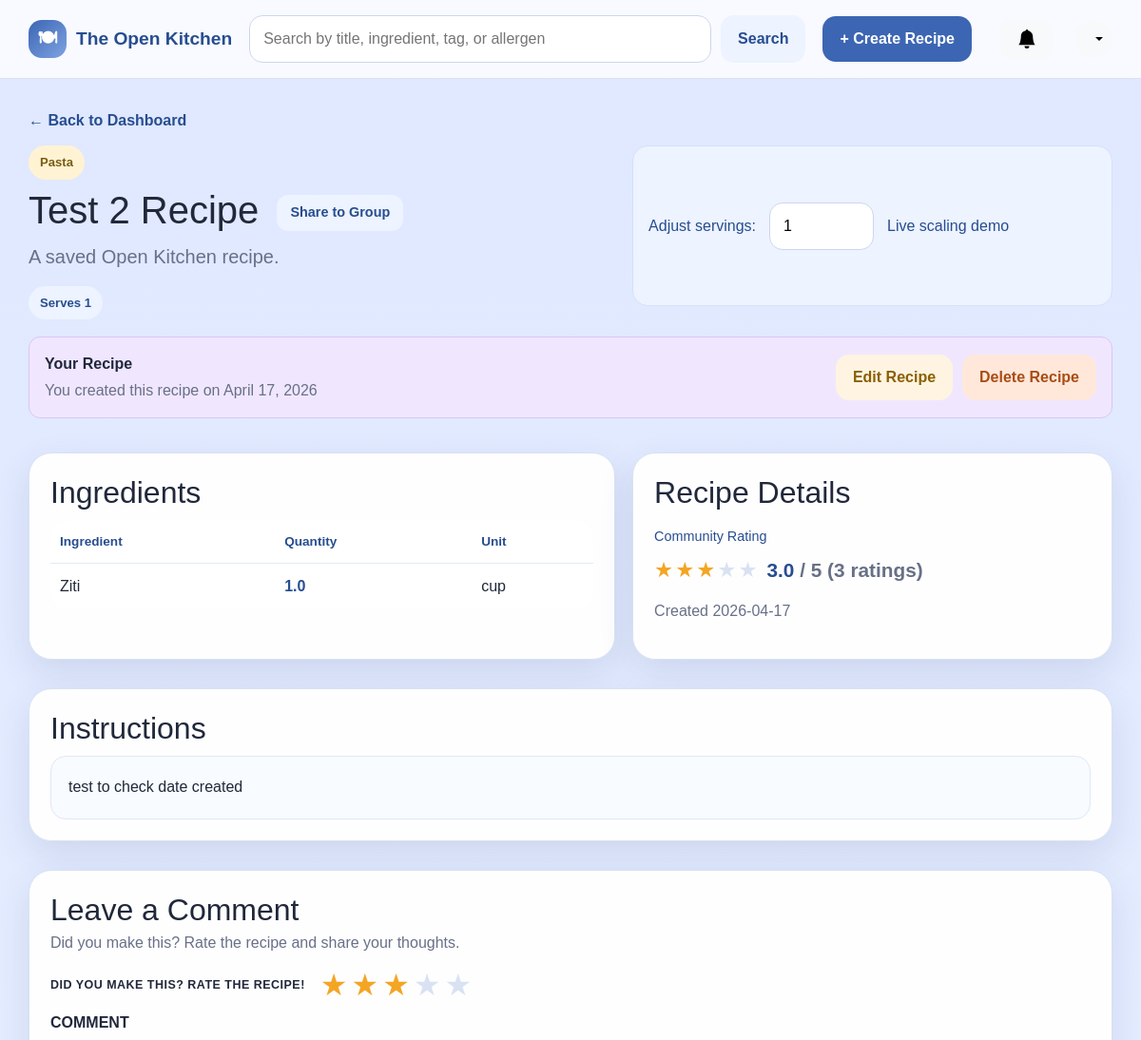
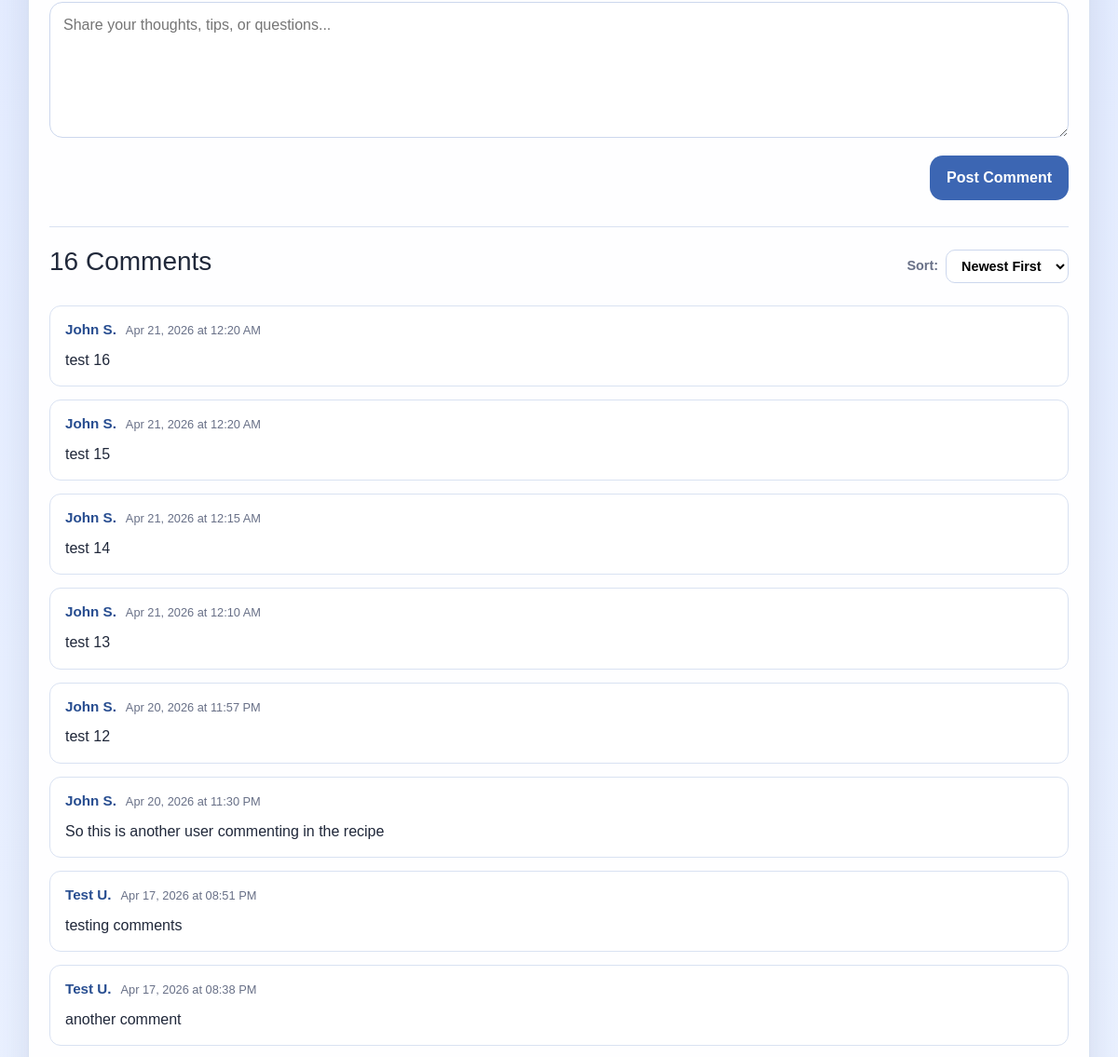
Page /recipe/8 (signed in, upper part) on the earlier database version (2 pictures, top to bottom).
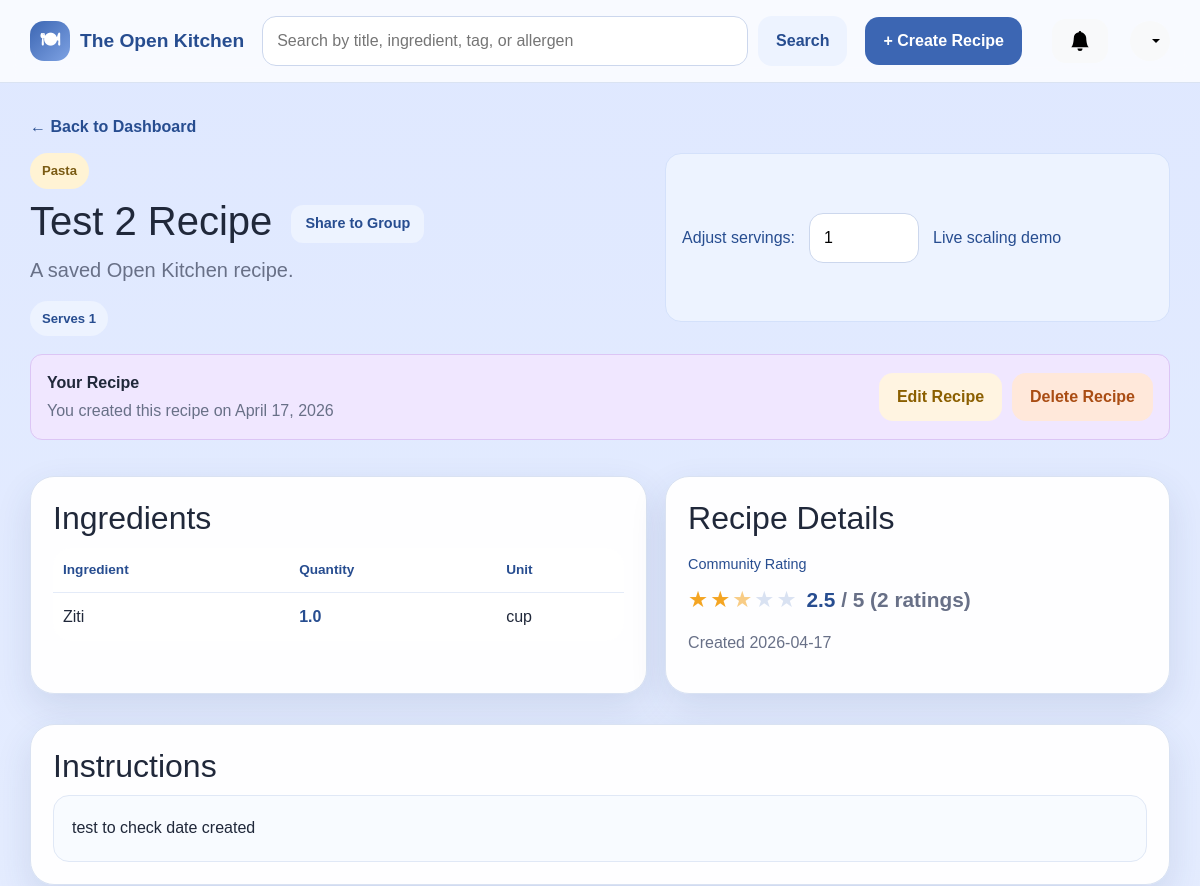
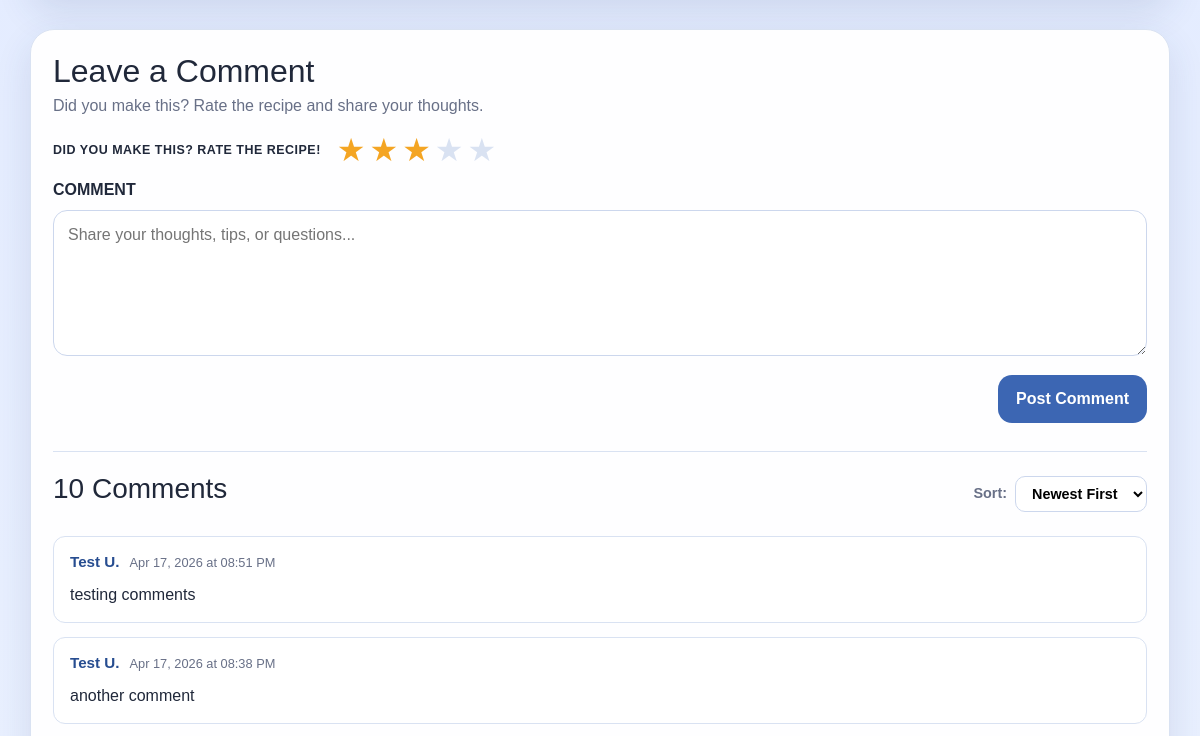
Same page on the later database version (2 pictures, top to bottom).
### app/models.py (models this page shows, shortened)
class RecipeCategory(db.Model):
    __tablename__ = 'recipe_categories'
    id = db.Column(db.Integer, primary_key=True)
    recipeID = db.Column(db.Integer, db.ForeignKey('recipes.id'), nullable=False)
    categoryID = db.Column(db.Integer, db.ForeignKey('categories.id'), nullable=False)
    category = db.relationship('Category', backref='recipe_categories')

class Category(db.Model):
    __tablename__ = 'categories'
    id = db.Column(db.Integer, primary_key=True)
    name = db.Column(db.String(32), unique=True, nullable=False)

class Recipe(db.Model):
    __tablename__ = 'recipes'
    id = db.Column(db.Integer, primary_key=True)
    authorID = db.Column(db.Integer, db.ForeignKey('users.id'), nullable=False)
    title = db.Column(db.String(150), nullable=False)
    description = db.Column(db.Text, nullable=True)
    instructions = db.Column(db.Text, nullable=False)
    forkedFrom = db.Column(db.Integer, db.ForeignKey('recipes.id'), nullable=True)
    baseServings = db.Column(db.Integer, nullable=False)
    prepTime = db.Column(db.Integer, nullable=True)
    cookTime = db.Column(db.Integer, nullable=True)
    dateCreated = db.Column(db.DateTime, nullable=False, default=datetime.now)
    ingredients = db.relationship('Ingredient', backref='recipe', lazy=True, cascade='all, delete-orphan')
    categories = db.relationship('RecipeCategory', backref='recipe', lazy=True, cascade='all, delete-orphan')
    dietary_tags = db.relationship('RecipeDietaryTag', backref='recipe', lazy=True, cascade='all, delete-orphan')
    allergens = db.relationship('RecipeAllergen', backref='recipe', lazy=True, cascade='all, delete-orphan')

class Ingredient(db.Model):
    __tablename__ = 'ingredients'
    id = db.Column(db.Integer, primary_key=True)
    recipeID = db.Column(db.Integer, db.ForeignKey('recipes.id'), nullable=False)
    unitID = db.Column(db.Integer, db.ForeignKey('measurement_units.id'), nullable=False)
    name = db.Column(db.String(32), nullable=False)
    quantity = db.Column(db.Float, nullable=False)

class MeasurementUnit(db.Model):
    __tablename__ = 'measurement_units'
    id = db.Column(db.Integer, primary_key=True)
    name = db.Column(db.String(32), unique=True, nullable=False)
    abbreviation = db.Column(db.String(32), unique=True, nullable=False)
    system = db.Column(db.String(32), nullable=False)
    isActive = db.Column(db.Boolean, default=True)
    ingredients = db.relationship('Ingredient', backref='unit', lazy=True)

class Comment(db.Model):
    __tablename__ = 'comments'
    id = db.Column(db.Integer, primary_key=True)
    recipeID = db.Column(db.Integer, db.ForeignKey('recipes.id'), nullable=False)
    userID = db.Column(db.Integer, db.ForeignKey('users.id'), nullable=False)
    content = db.Column(db.Text, nullable=True)
    dateCreated = db.Column(db.DateTime, nullable=False, default=datetime.now)

### app/routes.py (the view)
@app.route('/recipe/<int:recipe_id>')
def view_recipe(recipe_id):
    uid = current_user_id()
    user = get_current_user()
    recipe = Recipe.query.get_or_404(recipe_id)
    ingredients = Ingredient.query.filter_by(recipeID=recipe_id).all()
    categories = RecipeCategory.query.filter_by(recipeID=recipe_id).all()
    dietary_tags = RecipeDietaryTag.query.filter_by(recipeID=recipe_id).all()
    allergens = RecipeAllergen.query.filter_by(recipeID=recipe_id).all()
    avg_rating, rating_count = _get_avg_rating(recipe_id)
    user_rating = Rating.query.filter_by(recipeID=recipe_id, userID=uid).first() if uid else None
    sort = request.args.get('sort', 'newest')
    order = Comment.dateCreated.asc() if sort == 'oldest' else Comment.dateCreated.desc()
    comments = Comment.query.filter_by(recipeID=recipe_id).order_by(order).all()
    for c in comments:
        c.author_name = _comment_author(c)
    notifications = _get_notifications()
    has_unread = any(not n.isRead for n in notifications)
    toast_notif = None
    toast_id = session.pop('toast_notification_id', None)
    if toast_id:
        toast_notif = Notification.query.get(toast_id)
    memberships = GroupMember.query.filter_by(userID=uid).all() if uid else []
    return render_template(
        'view_recipe.html',
        recipe=recipe,
        current_user=user,
        ingredients=ingredients,
        categories=categories,
        dietary_tags=dietary_tags,
        allergens=allergens,
        avg_rating=avg_rating,
        rating_count=rating_count,
        user_rating=user_rating,
        comments=comments,
        sort=sort,
        notifications=notifications,
        has_unread=has_unread,
        toast_notif=toast_notif,
        memberships=memberships,
    )

### app/templates/view_recipe.html (shortened to what this page needs)
{% extends "base.html" %}
{% block content %}
<a href="{{ url_for('dashboard') }}" class="back-link">← Back to Dashboard</a>
<section class="recipe-view-shell">
    <div class="recipe-hero">
        <div>
            <div class="pill-row push-bottom-small">
                {% for rc in categories %}
                <span class="mini-pill">{{ rc.category.name }}</span>
                {% endfor %}
            </div>
            <h1>
                {{ recipe.title }}
                <button type="button" class="btn btn-secondary btn-sm ms-2"
                        data-bs-toggle="modal" data-bs-target="#shareToGroupModal">
                    Share to Group
                </button>
            </h1>
            <p class="lead">{{ recipe.description or 'A saved Open Kitchen recipe.' }}</p>
            <div class="pill-row push-top-small">
                <span class="pill">Serves {{ recipe.baseServings }}</span>
            </div>
        </div>
        <div class="scale-preview-box compact-view">
            <label for="adjustServings">Adjust servings:</label>
            <input type="number" id="adjustServings" min="1" value="{{ recipe.baseServings }}" oninput="scaleIngredients(this.value)">
            <span>Live scaling demo</span>
        </div>
    </div>
    {% if current_user and current_user.id != recipe.authorID %}
    <div style="margin-bottom: 18px; padding: 16px; background: #edf3ff; border: 1px solid #d4e1fb; border-radius: var(--radius-sm); display: flex; align-items: center; justify-content: space-between; gap: 16px;">
        <div>
            <p style="margin: 0; color: var(--text); font-weight: 600;">Like this recipe?</p>
            <p class="muted-small" style="margin: 4px 0 0 0;">Fork it to your account and customize it, or save it to your profile</p>
        </div>
        <div style="display: flex; gap: 10px;">
            <form method="POST" action="{{ url_for('fork_recipe', recipe_id=recipe.id) }}" style="margin: 0;">
                <button type="submit" class="btn btn-primary">Fork Recipe</button>
            </form>
            <form method="POST" action="{{ url_for('save_recipe', recipe_id=recipe.id) }}" style="margin: 0;">
                <button type="submit" class="btn {% if is_saved %}btn-secondary{% else %}btn-light{% endif %}" style="{% if is_saved %}background: #d4ffd4; color: #166b16; border: 1px solid #b1f1b1;{% endif %}">
                    {% if is_saved %}Saved{% else %}Save{% endif %}
                </button>
            </form>
        </div>
    </div>
    {% elif current_user and current_user.id == recipe.authorID %}
    <div style="margin-bottom: 18px; padding: 16px; background: #f0e7ff; border: 1px solid #dcc5f5; border-radius: var(--radius-sm); display: flex; align-items: center; justify-content: space-between; gap: 16px;">
        <div>
            <p style="margin: 0; color: var(--text); font-weight: 600;">Your Recipe</p>
            <p class="muted-small" style="margin: 4px 0 0 0;">You created this recipe on {{ recipe.dateCreated.strftime('%B %d, %Y') }}</p>
        </div>
        <div style="display: flex; gap: 10px;">
            <a href="{{ url_for('edit_recipe', recipe_id=recipe.id) }}" class="btn" style="background: #fff4e1; color: #8b5f00; border: none; cursor: pointer; padding: 12px 18px; border-radius: 14px; font-weight: 700;">Edit Recipe</a>
            <form method="POST" action="{{ url_for('delete_recipe', recipe_id=recipe.id) }}" style="margin: 0;" onsubmit="return confirm('Delete this recipe? This action cannot be undone.')">
                <button type="submit" class="btn" style="background: #ffe8da; color: #aa4d14; border: none; cursor: pointer; padding: 12px 18px; border-radius: 14px; font-weight: 700;">Delete Recipe</button>
            </form>
        </div>
    </div>
    {% endif %}
    <div class="content-grid">
        <article class="panel-card" id="ingredients-section">
            <h2>Ingredients</h2>
            <table class="ingredient-table view-mode">
                <thead>
                    <tr>
                        <th>Ingredient</th>
                        <th>Quantity</th>
                        <th>Unit</th>
                    </tr>
                </thead>
                <tbody>
                    {% for ing in ingredients %}
                    <tr>
                        <td>{{ ing.name }}</td>
                        <td><span class="scaled-qty" data-base="{{ ing.quantity }}">{{ ing.quantity }}</span></td>
                        <td>{{ ing.unit.abbreviation }}</td>
                    </tr>
                    {% endfor %}
                </tbody>
            </table>
        </article>
        <article class="panel-card">
            <h2>Recipe Details</h2>
            <h3 class="tiny-heading">Community Rating</h3>
            <div class="avg-rating-display">
                {% if avg_rating %}
                    <div class="star-display" aria-label="{{ avg_rating }} out of 5 stars">
                        {% for i in range(1, 6) %}
                            {% if i <= avg_rating|round(0, 'floor')|int %}
                                <span class="star filled">★</span>
                            {% elif i - 0.5 <= avg_rating %}
                                <span class="star half">★</span>
                            {% else %}
                                <span class="star empty">★</span>
                            {% endif %}
                        {% endfor %}
                    </div>
                    <span class="avg-score">{{ avg_rating }}<span class="muted-small"> / 5 ({{ rating_count }} rating{{ 's' if rating_count != 1 }})</span></span>
                {% else %}
                    <span class="muted-small">No ratings yet — be the first!</span>
                {% endif %}
            </div>
            <p class="muted-small push-top">Created {{ recipe.dateCreated.strftime('%Y-%m-%d') }}</p>
        </article>
    </div>
    <article class="panel-card push-top" id="instructions-section">
        <h2>Instructions</h2>
        <div class="instructions-box">{{ recipe.instructions }}</div>
    </article>
    <article class="panel-card push-top" id="comments-section">
        <div class="leave-comment-wrap">
            <h2>Leave a Comment</h2>
            <p class="muted-small">Did you make this? Rate the recipe and share your thoughts.</p>
            <form method="POST" action="{{ url_for('post_comment', recipe_id=recipe.id) }}">
                <div class="leave-comment-rating-row">
                    <span class="leave-comment-rate-label">DID YOU MAKE THIS? RATE THE RECIPE!</span>
                    <div class="star-picker" id="starPicker">
                        {% for i in range(1, 6) %}
                        <label class="star-label" title="{{ i }} star{{ 's' if i != 1 }}">
                            <span class="star-icon {% if user_rating and i <= user_rating.stars %}active{% endif %}">★</span>
                        </label>
                        {% endfor %}
                    </div>
                </div>
                <div class="field-block push-top">
                    <label for="commentText">COMMENT</label>
                    <textarea id="commentText" name="content" rows="5" placeholder="Share your thoughts, tips, or questions..."></textarea>
                </div>
                <div class="comment-form-actions push-top">
                    <button type="submit" class="btn btn-primary">Post Comment</button>
                </div>
            </form>
        </div>
        {% if comments %}
        <div class="comments-divider"></div>
        <div class="comments-header">
            <h3>{{ comments|length }} Comment{{ 's' if comments|length != 1 }}</h3>
            <div class="sort-control">
                <label for="sortComments">Sort:</label>
                <select id="sortComments" onchange="window.location = '?sort=' + this.value + '#comments-section'">
                    <option value="newest" {% if sort == 'newest' %}selected{% endif %}>Newest First</option>
                </select>
            </div>
        </div>
        <div class="comments-list">
            {% for comment in comments %}
            <div class="comment-item">
                <div class="comment-meta">
                    <span class="comment-author">{{ comment.author_name }}</span>
                    <span class="comment-date">{{ comment.dateCreated.strftime('%b %d, %Y at %I:%M %p') }}</span>
                </div>
                <p class="comment-body">{{ comment.content }}</p>
            </div>
            {% endfor %}
        </div>
        {% else %}
        <p class="muted-small push-top">No comments yet — be the first!</p>
        {% endif %}
    </article>
</section>
{% endblock %}

### app/templates/base.html (shortened to what this page needs)
<!DOCTYPE html>
<html lang="en">
<head>
    <link href="https://cdn.jsdelivr.net/npm/bootstrap@5.3.3/dist/css/bootstrap.min.css" rel="stylesheet">
    <link rel="stylesheet" href="{{ url_for('static', filename='style.css') }}">
</head>
<body>
    <header class="site-header">
        <div class="container nav-wrap">
            <a class="brand" href="{{ url_for('dashboard') }}">
                <span class="brand-mark">🍽</span>
                <span>The Open Kitchen</span>
            </a>
            <form class="searchbar" action="{{ url_for('search') }}" method="get">
                <input type="text" name="q" placeholder="Search by title, ingredient, tag, or allergen"
                       value="{{ request.args.get('q', '') }}">
                <button type="submit" class="btn btn-secondary">Search</button>
            </form>
            <nav class="nav-links">
                {% if session.get('user_id') %}
                    <a href="{{ url_for('create_recipe') }}" class="btn btn-primary">+ Create Recipe</a>
                {% else %}
                    <a href="{{ url_for('login') }}" class="btn btn-primary">Log In</a>
                {% endif %}
                {% if session.get('user_id') %}
                <button type="button"
                        id="notificationBtn"
                        class="btn btn-light position-relative ms-3"
                        data-bs-toggle="offcanvas"
                        data-bs-target="#notificationPanel"
                        aria-controls="notificationPanel">
                    <svg xmlns="http://www.w3.org/2000/svg" width="20" height="20" fill="currentColor" class="bi bi-bell-fill" viewBox="0 0 16 16">
                        <path d="M8 16a2 2 0 0 0 2-2H6a2 2 0 0 0 2 2m.995-14.901a1 1 0 1 0-1.99 0A5 5 0 0 0 3 6c0 1.098-.5 6-2 7h14c-1.5-1-2-5.902-2-7 0-2.42-1.72-4.44-4.005-4.901"/>
                    </svg>
                </button>
                {% endif %}
                {% if session.get('user_id') %}
                <div class="dropdown ms-2">
                    <button class="btn btn-light dropdown-toggle d-flex align-items-center justify-content-center"
                            type="button"
                            id="profileDropdown"
                            data-bs-toggle="dropdown"
                            aria-expanded="false"
                            style="width: 40px; height: 40px; border-radius: 50%;">
                    </button>
                </div>
                {% endif %}
            </nav>
        </div>
    </header>
    <main class="container page-shell">
        {% block content %}{% endblock %}
    </main>
    <div class="toast-container position-fixed top-0 end-0 p-3" style="z-index: 1100;" id="toastContainer"></div>
</body>
</html>

Differences in the rows shown:
removed Comment: author_name "John S.", dateCreated "Apr 21, 2026 at 12:20 AM", content "test 16"
removed Comment: author_name "John S.", dateCreated "Apr 21, 2026 at 12:20 AM", content "test 15"
removed Comment: author_name "John S.", dateCreated "Apr 21, 2026 at 12:15 AM", content "test 14"
removed Comment: author_name "John S.", dateCreated "Apr 21, 2026 at 12:10 AM", content "test 13"
removed Comment: author_name "John S.", dateCreated "Apr 20, 2026 at 11:57 PM", content "test 12"
removed Comment: author_name "John S.", dateCreated "Apr 20, 2026 at 11:30 PM", content "So this is another user commenting in the recipe"
Other differences:
{{ avg_rating }}: "3.0" → "2.5"
{{ rating_count }}: "3" → "2"
{{ comments|length }}: "16" → "10"
